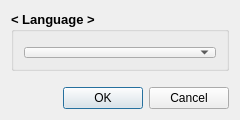
<?xml version="1.0" encoding="UTF-8"?>
<ui version="4.0">
 <class>LanguageDialog</class>
 <widget class="QDialog" name="LanguageDialog">
  <property name="windowModality">
   <enum>Qt::WindowModal</enum>
  </property>
  <property name="geometry">
   <rect>
    <x>0</x>
    <y>0</y>
    <width>240</width>
    <height>120</height>
   </rect>
  </property>
  <property name="sizePolicy">
   <sizepolicy hsizetype="Fixed" vsizetype="Fixed">
    <horstretch>0</horstretch>
    <verstretch>0</verstretch>
   </sizepolicy>
  </property>
  <property name="minimumSize">
   <size>
    <width>240</width>
    <height>120</height>
   </size>
  </property>
  <property name="maximumSize">
   <size>
    <width>240</width>
    <height>120</height>
   </size>
  </property>
  <property name="windowTitle">
   <string>Setting</string>
  </property>
  <property name="modal">
   <bool>true</bool>
  </property>
  <layout class="QVBoxLayout" name="verticalLayout_2">
   <item>
    <widget class="QGroupBox" name="group">
     <property name="sizePolicy">
      <sizepolicy hsizetype="Preferred" vsizetype="Preferred">
       <horstretch>0</horstretch>
       <verstretch>0</verstretch>
      </sizepolicy>
     </property>
     <property name="font">
      <font>
       <pointsize>10</pointsize>
       <bold>true</bold>
      </font>
     </property>
     <property name="title">
      <string>&lt; Language &gt;</string>
     </property>
     <layout class="QVBoxLayout" name="vGBox_MeshSize">
      <property name="leftMargin">
       <number>10</number>
      </property>
      <property name="topMargin">
       <number>15</number>
      </property>
      <property name="rightMargin">
       <number>10</number>
      </property>
      <property name="bottomMargin">
       <number>10</number>
      </property>
      <item>
       <widget class="QComboBox" name="language">
        <property name="currentText">
         <string/>
        </property>
        <property name="currentIndex">
         <number>-1</number>
        </property>
        <property name="insertPolicy">
         <enum>QComboBox::InsertAlphabetically</enum>
        </property>
        <property name="sizeAdjustPolicy">
         <enum>QComboBox::AdjustToContents</enum>
        </property>
        <property name="frame">
         <bool>true</bool>
        </property>
       </widget>
      </item>
     </layout>
    </widget>
   </item>
   <item>
    <layout class="QVBoxLayout" name="verticalLayout_3">
     <property name="topMargin">
      <number>10</number>
     </property>
     <item>
      <widget class="QDialogButtonBox" name="buttonBox">
       <property name="orientation">
        <enum>Qt::Horizontal</enum>
       </property>
       <property name="standardButtons">
        <set>QDialogButtonBox::Cancel|QDialogButtonBox::Ok</set>
       </property>
      </widget>
     </item>
    </layout>
   </item>
  </layout>
 </widget>
 <resources/>
 <connections>
  <connection>
   <sender>buttonBox</sender>
   <signal>rejected()</signal>
   <receiver>LanguageDialog</receiver>
   <slot>reject()</slot>
   <hints>
    <hint type="sourcelabel">
     <x>316</x>
     <y>260</y>
    </hint>
    <hint type="destinationlabel">
     <x>286</x>
     <y>274</y>
    </hint>
   </hints>
  </connection>
  <connection>
   <sender>buttonBox</sender>
   <signal>accepted()</signal>
   <receiver>LanguageDialog</receiver>
   <slot>accept()</slot>
   <hints>
    <hint type="sourcelabel">
     <x>248</x>
     <y>254</y>
    </hint>
    <hint type="destinationlabel">
     <x>157</x>
     <y>274</y>
    </hint>
   </hints>
  </connection>
 </connections>
</ui>
